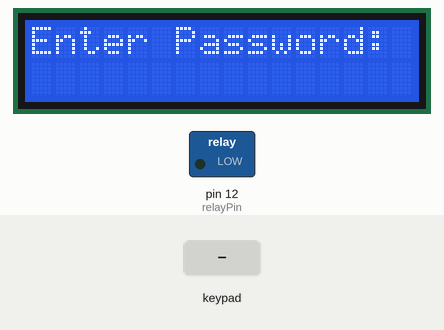
This sketch was run on a simulated Arduino Uno, built with avr-gcc and run on an emulated ATmega328P. On the bench: 16×2 character LCD, switched loads named in the sketch (green lamp = pin HIGH). Inputs (shaded band) come from the test bench.

Above: at 1.2 s.
1.3 s: keypad keys 1 3 5 * 2 4 6 pressed 0.4 s apart
At 4.9 s:
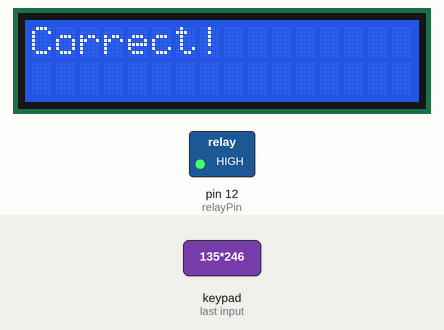
5.6 s: key 'A' pressed
8.6 s: keypad keys 1 3 5 * 2 4 6 # pressed 0.4 s apart
At 12.1 s:
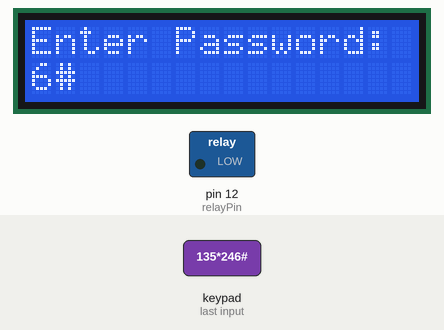
13.3 s: key 'B' pressed
At 14.0 s:
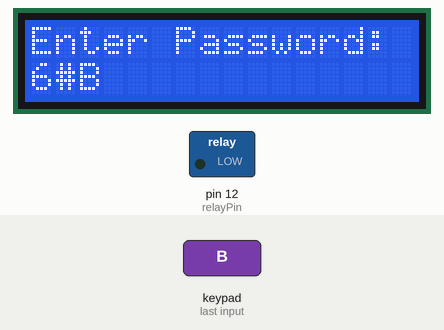
14.8 s: key 'C' pressed
At 16.0 s:
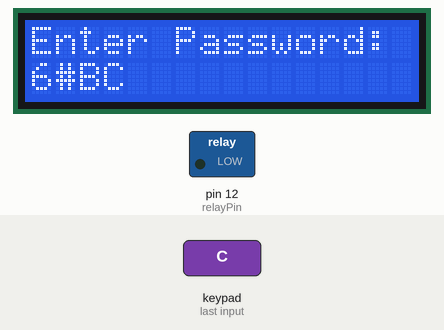
16.3 s: keypad keys 1 3 5 * 2 4 6 * pressed 0.4 s apart
At 20.4 s:
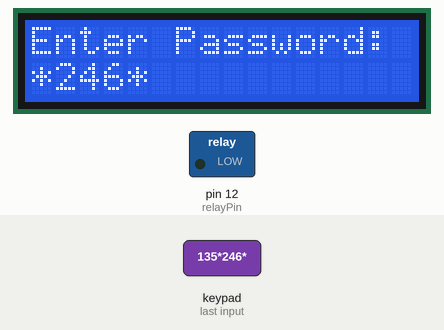
Timing chart, 0 to 21.9 s (numbered marks = the images above; inputs shaded):
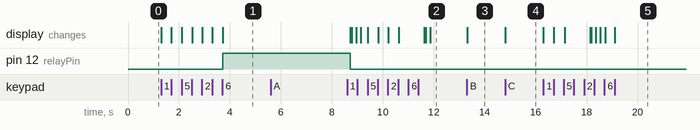

Measured:
- after the input at 1.3 s, pin 12 (relayPin): LOW → HIGH after 2.4 s; the display: first changes at once (image 1 shows a later state)
- after the input at 5.6 s, every drawn part: stays the same
- after the input at 13.3 s, the display: changes at once (image 3)
- after the input at 14.8 s, the display: changes at once (image 4)
- after the input at 16.3 s, the display: first changes at once (image 5 shows a later state)

The sketch:

14-2-Keypad_Passwd_Lock.ino
```cpp
#include <Wire.h>
#include <LiquidCrystal_PCF8574.h>
#include <Keypad.h>

#define PASSWORD_LENGTH 7

int relayPin = 12;

const char password[PASSWORD_LENGTH+1] = "135*246";
char input[PASSWORD_LENGTH+1];
byte input_length = 0;

const byte ROWS = 4;
const byte COLS = 4;

char hexaKeys[ROWS][COLS] = {
  {'1', '2', '3', 'A'},
  {'4', '5', '6', 'B'},
  {'7', '8', '9', 'C'},
  {'*', '0', '#', 'D'}
};

byte rowPins[ROWS] = {9, 8, 7, 6};
byte colPins[COLS] = {5, 4, 3, 2};

Keypad customKeypad = Keypad(makeKeymap(hexaKeys), rowPins, colPins, ROWS, COLS);

LiquidCrystal_PCF8574 lcd(0x20);

void setup(){
    lcd.begin(16, 2);
    lcd.setBacklight(255);
    lcd.home();
    lcd.clear();
  pinMode(relayPin, OUTPUT);
  digitalWrite(relayPin, LOW);
}

void loop(){
  char key;

  lcd.setCursor(0,0);
  lcd.print("Enter Password:");

  key = customKeypad.getKey();
  if (key){
    input[input_length] = key;
    lcd.setCursor(input_length,1);
    lcd.print(input[input_length]);
    input_length++;
  }

  if(input_length == PASSWORD_LENGTH){
    lcd.clear();

    if(!strcmp(input, password)){
      lcd.print("Correct!");
      digitalWrite(relayPin, HIGH);
      delay(5000);
      digitalWrite(relayPin, LOW);
      }
    else{
      lcd.print("Wrong password!");
      delay(1000);
      }

    lcd.clear();
    input_length = 0;
  }
}
```
